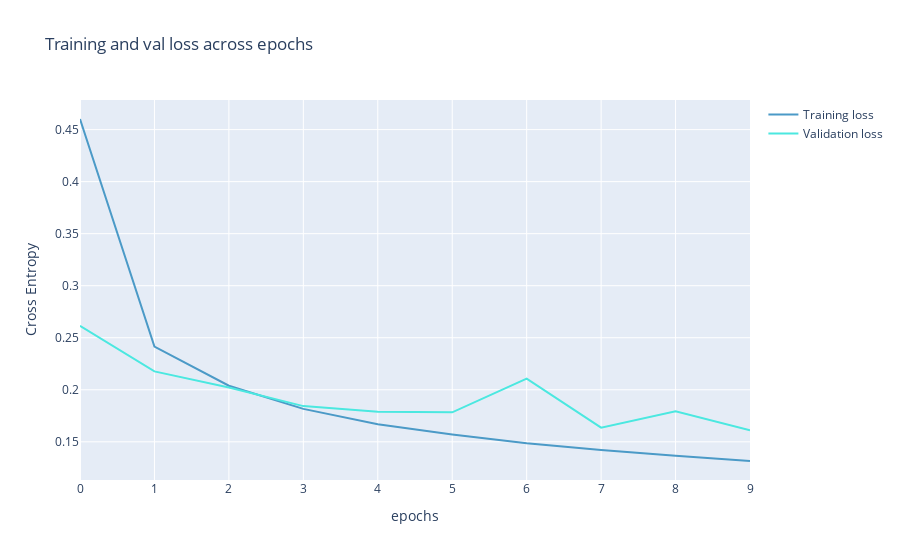

Notebook code cell kept with this figure:
### Markdown cell above
* Would you say the model achieved good performance? Did it overfit?

### Code cell
from plotly import graph_objects as go
fig = go.Figure(data=[
                      go.Scatter(
                          y=history.history["loss"],
                          name="Training loss",
                          mode="lines",
                          marker=dict(
                              color=color_chart[0]
                          )),
                      go.Scatter(
                          y=history.history["val_loss"],
                          name="Validation loss",
                          mode="lines",
                          marker=dict(
                              color=color_chart[1]
                          ))
])
fig.update_layout(
    title='Training and val loss across epochs',
    xaxis_title='epochs',
    yaxis_title='Cross Entropy'    
)
fig.show()

### Figure 1 — Plotly figure (JSON) as saved in the notebook; plotly's stock layout.template omitted (floating-point values rounded to 4 significant figures)
{"data": [{"marker": {"color": "#4B9AC7"}, "mode": "lines", "name": "Training loss", "type": "scatter", "y": [0.4602, 0.2414, 0.2039, 0.1816, 0.1669, 0.157, 0.1487, 0.1421, 0.1365, 0.1315]}, {"marker": {"color": "#4BE8E0"}, "mode": "lines", "name": "Validation loss", "type": "scatter", "y": [0.2615, 0.2176, 0.2022, 0.1843, 0.1788, 0.1783, 0.2107, 0.1636, 0.1794, 0.1611]}], "layout": {"title": {"text": "Training and val loss across epochs"}, "xaxis": {"title": {"text": "epochs"}}, "yaxis": {"title": {"text": "Cross Entropy"}}}}
